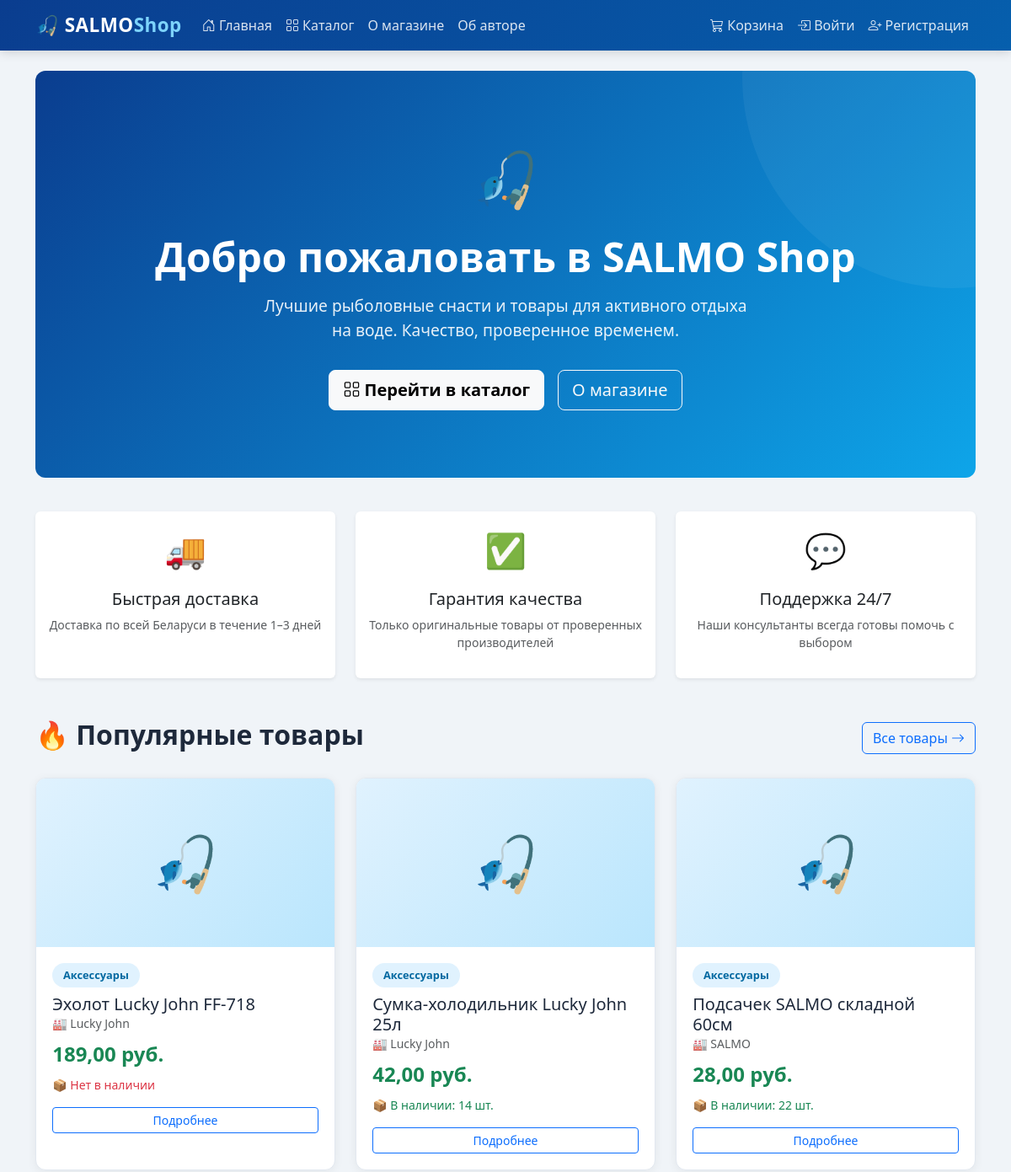
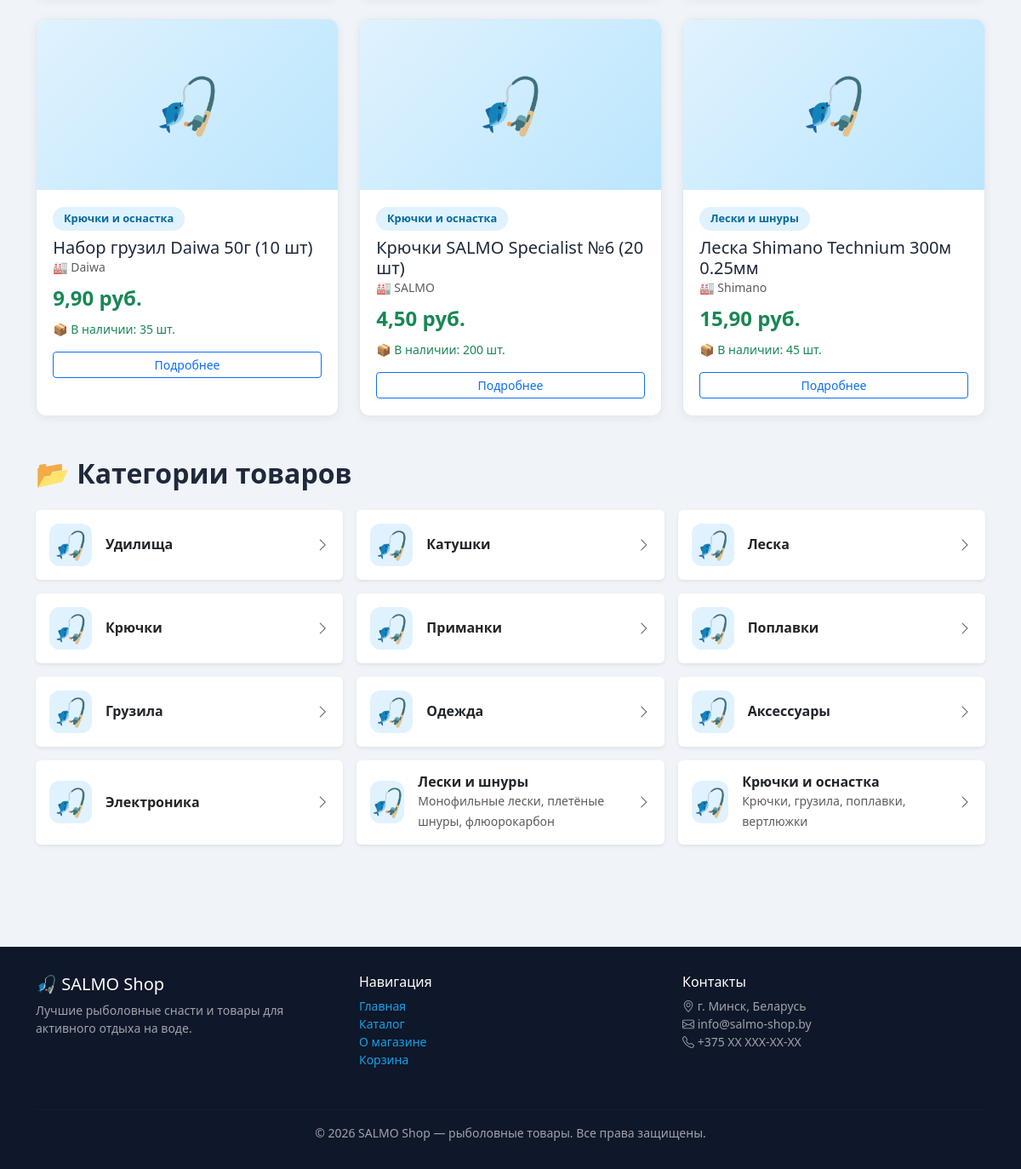
The page / on the database its author committed (2 pictures, top to bottom).
### shop/models.py (models this page shows, shortened)
class Product(models.Model):
    name = models.CharField(max_length=200, verbose_name="Название")
    description = models.TextField(verbose_name="Описание")
    photo = models.ImageField(upload_to='products/', blank=True, null=True, verbose_name="Фото товара")
    price = models.DecimalField(max_digits=10, decimal_places=2, verbose_name="Цена")
    stock_quantity = models.IntegerField(verbose_name="Количество на складе")
    category = models.ForeignKey(Category, on_delete=models.CASCADE, verbose_name="Категория")
    manufacturer = models.ForeignKey(Manufacturer, on_delete=models.CASCADE, verbose_name="Производитель")
    class Meta:
        verbose_name = "Товар"
        verbose_name_plural = "Товары"

class Category(models.Model):
    name = models.CharField(max_length=100, verbose_name="Название")
    description = models.TextField(blank=True, null=True, verbose_name="Описание")
    class Meta:
        verbose_name = "Категория товара"
        verbose_name_plural = "Категории товаров"

class Manufacturer(models.Model):
    name = models.CharField(max_length=100, verbose_name="Название")
    country = models.CharField(max_length=100, verbose_name="Страна")
    description = models.TextField(blank=True, null=True, verbose_name="Описание")
    class Meta:
        verbose_name = "Производитель"
        verbose_name_plural = "Производители"

### shop/views.py (the view)
# urls.py: 2. Add a URL to urlpatterns:  path('', views.home, name='home')
def home(request):
    popular_products = Product.objects.order_by('-id')[:6]
    categories = Category.objects.all()
    return render(request, 'home.html', {
        'popular_products': popular_products,
        'categories': categories,
        'cart_count': _cart_count(request),
    })

### shop/views.py (called while the page is built)
def _cart_count(request):
    if not request.user.is_authenticated:
        return 0
    cart = _get_cart(request)
    result = cart.cartitem_set.aggregate(total=Sum('quantity'))
    return result['total'] or 0

### templates/home.html (shortened to what this page needs)
{% extends "base.html" %}
{% load static %}
{% block content %}
<div class="hero-section">
    <div style="position:relative; z-index:1;">
        <div style="font-size:4rem; margin-bottom:1rem;">🎣</div>
        <h1>Добро пожаловать в SALMO Shop</h1>
        <p>Лучшие рыболовные снасти и товары для активного отдыха на воде.
           Качество, проверенное временем.</p>
        <div class="d-flex gap-3 justify-content-center flex-wrap">
            <a href="/catalog/" class="btn btn-light btn-lg fw-bold">
                <i class="bi bi-grid"></i> Перейти в каталог
            </a>
            <a href="/about/" class="btn btn-outline-light btn-lg">О магазине</a>
        </div>
    </div>
</div>
<div class="row g-4 mb-5">
    <div class="col-md-4">
        <div class="card h-100 text-center border-0 shadow-sm">
            <div class="card-body">
                <div style="font-size:2.5rem;" class="mb-3">🚚</div>
                <h5>Быстрая доставка</h5>
                <p class="text-muted small">Доставка по всей Беларуси в течение 1–3 дней</p>
            </div>
        </div>
    </div>
    <div class="col-md-4">
        <div class="card h-100 text-center border-0 shadow-sm">
            <div class="card-body">
                <div style="font-size:2.5rem;" class="mb-3">✅</div>
                <h5>Гарантия качества</h5>
                <p class="text-muted small">Только оригинальные товары от проверенных производителей</p>
            </div>
        </div>
    </div>
    <div class="col-md-4">
        <div class="card h-100 text-center border-0 shadow-sm">
            <div class="card-body">
                <div style="font-size:2.5rem;" class="mb-3">💬</div>
                <h5>Поддержка 24/7</h5>
                <p class="text-muted small">Наши консультанты всегда готовы помочь с выбором</p>
            </div>
        </div>
    </div>
</div>
{% if popular_products %}
<section class="mb-5">
    <div class="d-flex justify-content-between align-items-center mb-4">
        <h2 class="fw-bold">🔥 Популярные товары</h2>
        <a href="/catalog/" class="btn btn-outline-primary">Все товары <i class="bi bi-arrow-right"></i></a>
    </div>
    <div class="row g-4">
        {% for product in popular_products %}
        <div class="col-md-4">
            <div class="product-card h-100">
                <div class="card-img-top">
                    {% if product.photo %}
                    <img src="{{ product.photo.url }}" alt="{{ product.name }}" style="width:100%;height:100%;object-fit:cover;">
                    {% else %}
                    🎣
                    {% endif %}
                </div>
                <div class="card-body">
                    <span class="category-badge">{{ product.category.name }}</span>
                    <h5 class="card-title mt-2">{{ product.name }}</h5>
                    <p class="text-muted small mb-2">🏭 {{ product.manufacturer.name }}</p>
                    <p class="fw-bold fs-4 text-success mb-2">{{ product.price }} руб.</p>
                    <p class="small {% if product.stock_quantity > 0 %}text-success{% else %}text-danger{% endif %}">
                        📦 {% if product.stock_quantity > 0 %}В наличии: {{ product.stock_quantity }} шт.{% else %}Нет в наличии{% endif %}
                    </p>
                    <a href="/catalog/{{ product.pk }}/" class="btn btn-outline-primary btn-sm w-100">Подробнее</a>
                </div>
            </div>
        </div>
        {% endfor %}
    </div>
</section>
{% endif %}
{% if categories %}
<section class="mb-5">
    <h2 class="fw-bold mb-4">📂 Категории товаров</h2>
    <div class="row g-3">
        {% for cat in categories %}
        <div class="col-md-4 col-sm-6">
            <a href="/catalog/?category={{ cat.id }}" class="card border-0 shadow-sm text-decoration-none h-100">
                <div class="card-body d-flex align-items-center gap-3">
                    <div style="font-size:2rem; width:50px; height:50px; background:#e0f2fe; border-radius:12px;
                                display:flex; align-items:center; justify-content:center;">
                        🎣
                    </div>
                    <div>
                        <h6 class="mb-0 fw-bold">{{ cat.name }}</h6>
                        {% if cat.description %}
                        <small class="text-muted">{{ cat.description|truncatewords:8 }}</small>
                        {% endif %}
                    </div>
                    <i class="bi bi-chevron-right ms-auto text-muted"></i>
                </div>
            </a>
        </div>
        {% endfor %}
    </div>
</section>
{% endif %}
{% endblock %}

### static/css/style.css (style rules this page uses)
:root { --salmo-primary: #0a58ca; --salmo-primary-light: #0d6efd; --salmo-accent: #0ea5e9; --salmo-dark: #0f172a; --salmo-success: #198754; --salmo-danger: #dc3545; --salmo-warning: #ffc107; --salmo-bg: #f0f4f8; --salmo-card: #ffffff; --salmo-text: #1e293b; --salmo-muted: #64748b; --salmo-border: #e2e8f0; --salmo-radius: 12px; --salmo-shadow: 0 2px 12px rgba(0,0,0,.06); --salmo-shadow-hover: 0 8px 30px rgba(0,0,0,.12); }
body { font-family: 'Segoe UI', system-ui, -apple-system, sans-serif; background: var(--salmo-bg); color: var(--salmo-text); }
.hero-section { background: linear-gradient(135deg, #0a3d8f 0%, #0ea5e9 100%); color: #fff; padding: 5rem 2rem; border-radius: var(--salmo-radius); text-align: center; margin-bottom: 2.5rem; position: relative; overflow: hidden; }
.hero-section::before { content: ''; position: absolute; top: -50%; right: -20%; width: 500px; height: 500px; background: rgba(255,255,255,.05); border-radius: 50%; }
.hero-section h1 { font-size: 3rem; font-weight: 800; margin-bottom: 1rem; }
.hero-section p { font-size: 1.2rem; opacity: .9; max-width: 600px; margin: 0 auto 2rem; }
.product-card { background: var(--salmo-card); border-radius: var(--salmo-radius); box-shadow: var(--salmo-shadow); overflow: hidden; transition: box-shadow .25s, transform .25s; border: 1px solid var(--salmo-border); }
.product-card .card-img-top { height: 200px; object-fit: cover; background: linear-gradient(135deg, #e0f2fe, #bae6fd); display: flex; align-items: center; justify-content: center; font-size: 4rem; }
.product-card .card-body { padding: 1.2rem; }
.category-badge { display: inline-block; padding: .3rem .8rem; border-radius: 20px; font-size: .8rem; font-weight: 600; background: #e0f2fe; color: #0369a1; text-decoration: none; transition: background .2s; }
:root { --primary: #0d6efd; --primary-dark: #0a58ca; --success: #198754; --danger: #dc3545; --bg: #f4f6f9; --card-bg: #ffffff; --text: #212529; --muted: #6c757d; --border: #dee2e6; --radius: 10px; --shadow: 0 2px 12px rgba(0,0,0,.08); }

### rows shown on the page
Product: category.name "Аксессуары", name "Эхолот Lucky John FF-718", manufacturer.name "Lucky John", price "189,00", stock_quantity "Нет в наличии"
Product: category.name "Аксессуары", name "Сумка-холодильник Lucky John 25л", manufacturer.name "Lucky John", price "42,00", stock_quantity "14"
Product: category.name "Аксессуары", name "Подсачек SALMO складной 60см", manufacturer.name "SALMO", price "28,00", stock_quantity "22"
Product: category.name "Крючки и оснастка", name "Набор грузил Daiwa 50г (10 шт)", manufacturer.name "Daiwa", price "9,90", stock_quantity "35"
Product: category.name "Крючки и оснастка", name "Крючки SALMO Specialist №6 (20 шт)", manufacturer.name "SALMO", price "4,50", stock_quantity "200"
Product: category.name "Лески и шнуры", name "Леска Shimano Technium 300м 0.25мм", manufacturer.name "Shimano", price "15,90", stock_quantity "45"
Category: name "Удилища"
Category: name "Катушки"
Category: name "Леска"
Category: name "Крючки"
Category: name "Приманки"
Category: name "Поплавки"
Category: name "Грузила"
Category: name "Одежда"
Category: name "Аксессуары"
Category: name "Электроника"
Category: name "Лески и шнуры", description "Монофильные лески, плетёные шнуры, флюорокарбон"
Category: name "Крючки и оснастка", description "Крючки, грузила, поплавки, вертлюжки"
